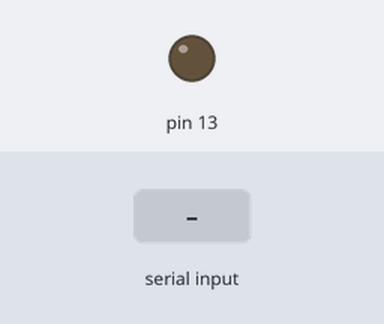
This sketch was run on a simulated Arduino Uno, built with avr-gcc and run on an emulated ATmega328P. Parts: output pins drawn as LEDs (lit = HIGH). The test bench sets the inputs (shaded band). What the sketch prints to the serial monitor is not drawn.

Above: at 2.2 s.
2.3 s: "*on*" received over Serial
At 3.0 s:
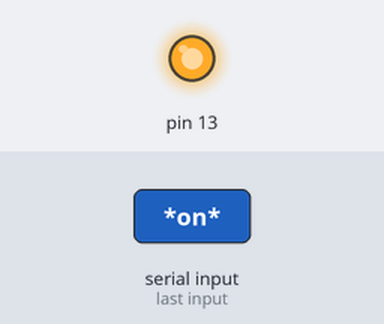
3.8 s: "*OFF*" received over Serial
At 4.3 s:
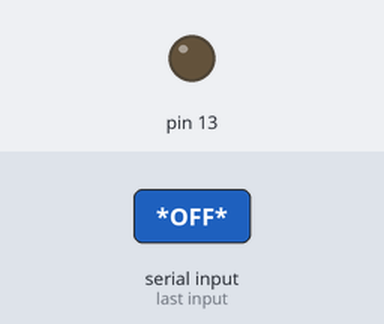
Timing chart, 0 to 6.8 s (numbered marks = the images above; inputs shaded):
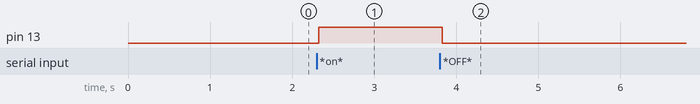

Measured:
- after the input at 2.3 s, pin 13: LOW → HIGH at once
- after the input at 3.8 s, pin 13: HIGH → LOW at once

The sketch:

SMS_reciev.ino
```cpp
//arduino pin 0 is connected to GSM TX pin
//arduino pin 1 is connected to GSM TX pin
//arduino pin 4 is connected to Pushbutton
//arduino GND pin is connected to GSM GND pin
// وظيفة البرنامج:
// عندما تستقبل الاردوينو رسالة بها كلمة (*on*)
// تعطي اشارة  HIGH للـ Pin13
// عندما تستقبل الاردوينو رسالة بها كلمة (*off*)
// تعطي اشارةLOW للـ Pin13
char x;
String y;
void setup() {
  pinMode(13, OUTPUT); // تهيئة الpin13 كـOUTPUT
  Serial.begin(9600); // لتهيئة اتصال سيريال مع الGSM
  Serial.write("AT");
  Serial.write(13);
  Serial.write(10);
  delay(1000);
  digitalWrite(13, LOW); // للتاكد من ان الحالة الابتدائية للـ PIN  هي  LOW
    while (Serial.available() < 0) {

  }
  Serial.println(Serial.read());
  Serial.write("AT+CMGA=DEL ALL"); // لمسح جميع الرسائل من الذاكرة
  Serial.write(13);
  Serial.write(10);
  Serial.write("AT+CNMI=3,2,2,1,1"); // لتعرض المسج حال وصوله تلقائيا
  Serial.write(13);
  Serial.write(10);
  Serial.write("AT+CMGF=1"); // لتحويل وضعية استقبال الرسائل كـ Text
  Serial.write(13);
  Serial.write(10);
}

void loop() {
  // put your main code here, to run repeatedly:
  if (Serial.available()) { //اذا وصل بيانات على منفذ السيريال يقوم بمحو محتويات المتغير y
    y = "";
    while (Serial.available()) { // طالما يوجد معلومات على منفذ السيريال يظل يحفظ البيانات
      x = Serial.read();
      y = y + x;
      delay(5); // تاخير زمني بسيط حتى يكون هناك وقت كافي لوصول الاحرف
    }
  }
  if (y.indexOf("*on*") >= 0) { // هذا الامر يفحص وجود الكملة ما بين الفواصل في الـString
    Serial.print("on");
    digitalWrite(13, HIGH);
     y=""; // يمسح محتوى Y
  }
   if (y.indexOf("*OFF*") >= 0) {
    Serial.print("OFF");
    digitalWrite(13, LOW);
   }
}
```
